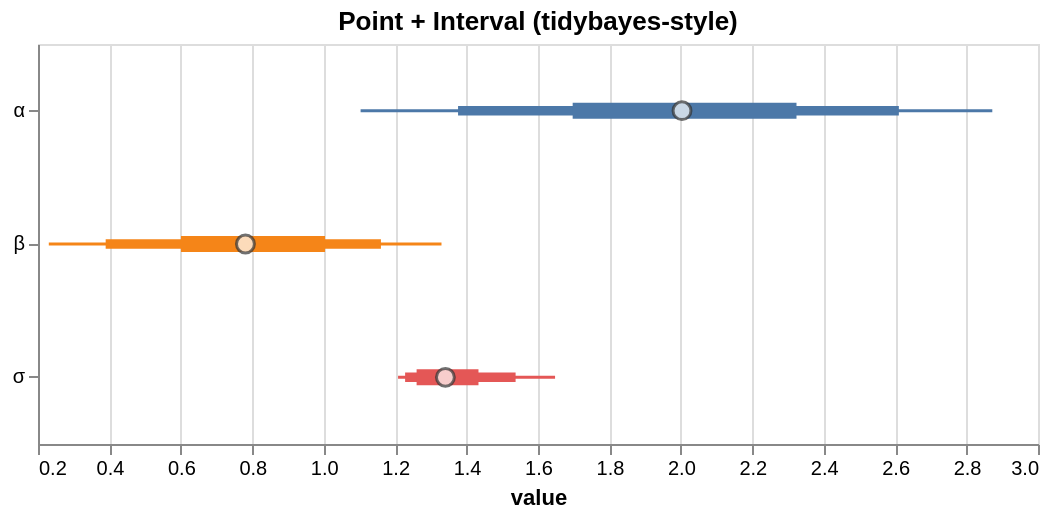

Describe this chart as a Vega-Lite specification.
### Vega-Lite specification from a JSON file in a GitHub repository (floating-point values rounded to 4 significant figures)
{"$schema": "https://vega.github.io/schema/vega-lite/v5.json", "config": {"axis": {"labelLimit": 0}, "header": {"labelLimit": 0}, "legend": {"labelLimit": 0}}, "data": {"values": [{"__point__": 1.341, "hi_0_5_": 1.433, "hi_0_8_": 1.537, "hi_0_95_": 1.648, "lo_0_5_": 1.26, "lo_0_8_": 1.228, "lo_0_95_": 1.208, "parameter": "σ"}, {"__point__": 2.003, "hi_0_5_": 2.324, "hi_0_8_": 2.61, "hi_0_95_": 2.872, "lo_0_5_": 1.697, "lo_0_8_": 1.376, "lo_0_95_": 1.103, "parameter": "α"}, {"__point__": 0.7808, "hi_0_5_": 1.004, "hi_0_8_": 1.16, "hi_0_95_": 1.33, "lo_0_5_": 0.6003, "lo_0_8_": 0.3895, "lo_0_95_": 0.2302, "parameter": "β"}]}, "height": 200, "layer": [{"encoding": {"color": {"field": "parameter", "legend": null, "type": "nominal"}, "tooltip": [{"field": "__point__", "title": "value (estimate)", "type": "quantitative"}, {"field": "parameter", "type": "nominal"}, {"field": "lo_0_95_", "title": "95% lo", "type": "quantitative"}, {"field": "hi_0_95_", "title": "95% hi", "type": "quantitative"}], "x": {"field": "lo_0_95_", "scale": {"zero": false}, "title": "value", "type": "quantitative"}, "x2": {"field": "hi_0_95_"}, "y": {"axis": {"title": null}, "field": "parameter", "type": "nominal"}}, "mark": {"strokeWidth": 1.5, "type": "rule"}, "params": [{"bind": "scales", "name": "grid", "select": {"encodings": ["x"], "type": "interval"}}]}, {"encoding": {"color": {"field": "parameter", "legend": null, "type": "nominal"}, "tooltip": [{"field": "__point__", "title": "value (estimate)", "type": "quantitative"}, {"field": "parameter", "type": "nominal"}, {"field": "lo_0_95_", "title": "95% lo", "type": "quantitative"}, {"field": "hi_0_95_", "title": "95% hi", "type": "quantitative"}], "x": {"field": "lo_0_8_", "scale": {"zero": false}, "title": "value", "type": "quantitative"}, "x2": {"field": "hi_0_8_"}, "y": {"axis": {"title": null}, "field": "parameter", "type": "nominal"}}, "mark": {"strokeWidth": 4.75, "type": "rule"}}, {"encoding": {"color": {"field": "parameter", "legend": null, "type": "nominal"}, "tooltip": [{"field": "__point__", "title": "value (estimate)", "type": "quantitative"}, {"field": "parameter", "type": "nominal"}, {"field": "lo_0_95_", "title": "95% lo", "type": "quantitative"}, {"field": "hi_0_95_", "title": "95% hi", "type": "quantitative"}], "x": {"field": "lo_0_5_", "scale": {"zero": false}, "title": "value", "type": "quantitative"}, "x2": {"field": "hi_0_5_"}, "y": {"axis": {"title": null}, "field": "parameter", "type": "nominal"}}, "mark": {"strokeWidth": 8.0, "type": "rule"}}, {"encoding": {"tooltip": [{"field": "__point__", "title": "value (estimate)", "type": "quantitative"}, {"field": "parameter", "type": "nominal"}, {"field": "lo_0_95_", "title": "95% lo", "type": "quantitative"}, {"field": "hi_0_95_", "title": "95% hi", "type": "quantitative"}], "x": {"field": "__point__", "scale": {"zero": false}, "type": "quantitative"}, "y": {"field": "parameter", "type": "nominal"}}, "mark": {"color": "white", "filled": true, "size": 80, "stroke": "#333", "strokeWidth": 1.5, "type": "point"}}], "title": "Point + Interval (tidybayes-style)", "width": 500}
